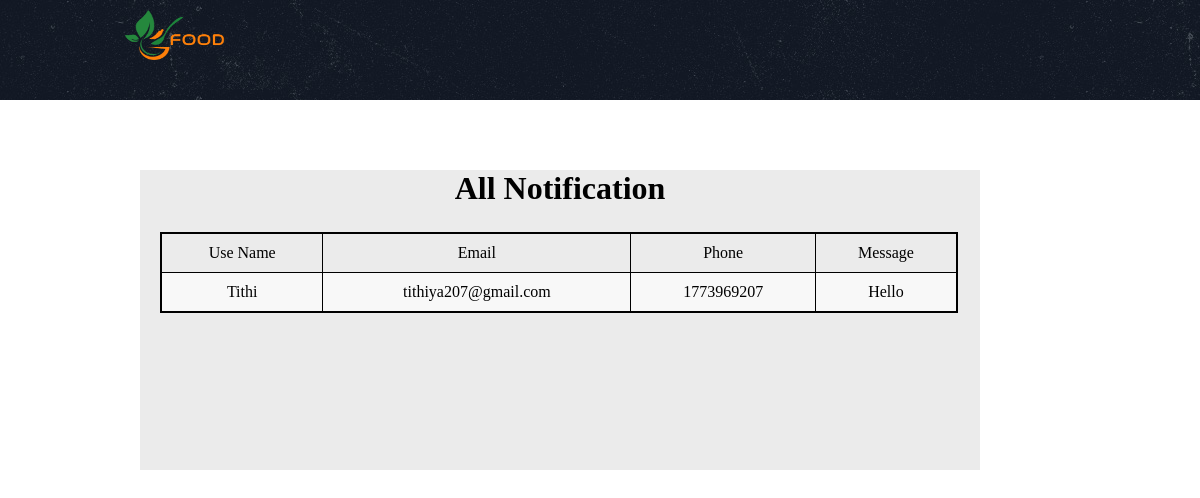
The page /admin/notification.php on the database its author committed.
### tables this page shows
CREATE TABLE `contract_t` (
  `name` varchar(30) NOT NULL,
  `email` varchar(30) NOT NULL,
  `phone` int(11) NOT NULL,
  `message` varchar(120) NOT NULL
);

### admin/notification.php (the view, shortened to what this page needs)
<?php
@include 'config.php';
$sql = "SELECT * FROM contract_t";
$result=mysqli_query($con,$sql);
?>
<!DOCTYPE html>
<html lang="en">
<head>
    <link rel="stylesheet" href="style2.css">
</head>
<body>
    <div class="container">
        <div class="header">
            <div class="logo">
                <img src="images/logo.png" alt="">
            </div>
        </div>
        <div class="order">
            <h1>All Notification</h1>
     <table>
      <tr>
        <td>Use Name</td>
        <td>Email</td>
        <td>Phone</td>
        <td>Message</td>
    </tr>
    <?php
    while ($row = $result->fetch_assoc()) {
        echo "<tr>";
        echo "<td>" . $row["name"] . "</td>";
        echo "<td>" . $row["email"] . "</td>";
        echo "<td>" . $row["phone"] . "</td>";
        echo "<td>" . $row["message"] . "</td>";
        echo "</tr>";
    }
    ?>
</table>
</div>
    </div>
</body>
</html>

### admin/style2.css (style rules this page uses)
* { margin: 0; padding: 0; box-sizing: border-box; }
.container { width: 100%; height: 100vh; align-items: center; text-align: center; }
.header { width: 100%; height: 100px; background-image: url(images/menu-bg.jpg); }
.header img { width: 100%; height: 100%; }
.logo { height: 100%; width: 25%; float: left; }
.logo img { width:100px; height: 50px; margin-left: 50px; margin-top: 10px; }
.order { width: 70%; height: 300px; background-color: #ebebeb; margin-left: 140px; margin-top: 70px; }
table { border-collapse: collapse; width: 95%; border: 2px solid #000; margin-bottom: 20px; margin-left: 20px; margin-top: 25px; }
td { border: 1px solid #000; padding: 10px; }
tr:nth-child(even) { background-color: #f8f8f8; }

### rows shown on the page
contract_t: name "Tithi", email "tithiya207@gmail.com", phone "1773969207", message "Hello"
